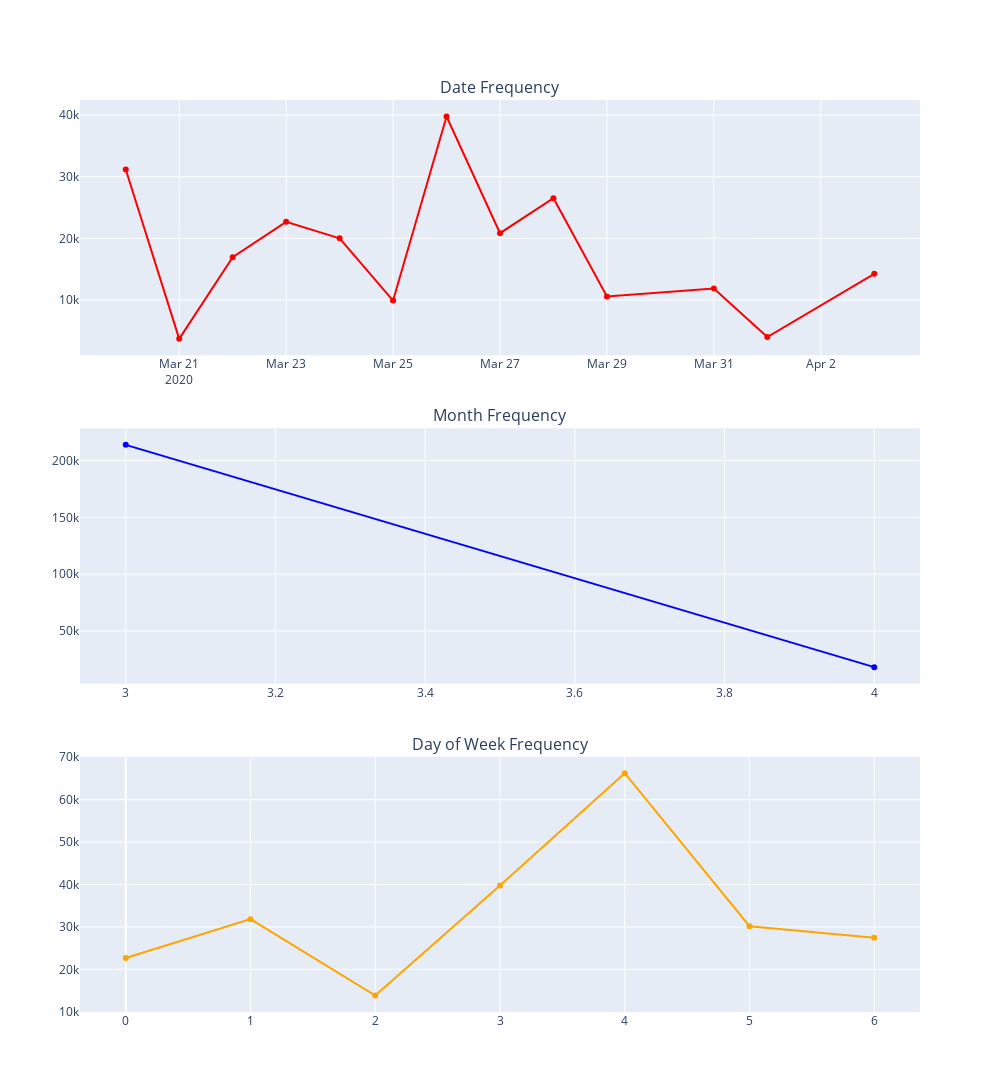

Here is the notebook cell this chart was saved with:
### Code cell
get_time_plots(train)

### Figure 1 — Plotly figure (JSON) as saved in the notebook; plotly's stock layout.template omitted (floating-point values rounded to 4 significant figures)
{"data": [{"marker": {"color": "red"}, "showlegend": false, "type": "scatter", "x": ["2020-03-20", "2020-03-21", "2020-03-22", "2020-03-23", "2020-03-24", "2020-03-25", "2020-03-26", "2020-03-27", "2020-03-28", "2020-03-29", "2020-03-31", "2020-04-01", "2020-04-03"], "xaxis": "x", "y": [31179, 3674, 16927, 22680, 19990, 9889, 39776, 20834, 26511, 10558, 11855, 3970, 14227], "yaxis": "y"}, {"marker": {"color": "blue"}, "showlegend": false, "type": "scatter", "x": [3, 4], "xaxis": "x2", "y": [213873, 18197], "yaxis": "y2"}, {"marker": {"color": "orange"}, "showlegend": false, "type": "scatter", "x": [0, 1, 2, 3, 4, 5, 6], "xaxis": "x3", "y": [22680, 31845, 13859, 39776, 66240, 30185, 27485], "yaxis": "y3"}], "layout": {"annotations": [{"font": {"size": 16}, "showarrow": false, "text": "Date Frequency", "x": 0.5, "xanchor": "center", "xref": "paper", "y": 1, "yanchor": "bottom", "yref": "paper"}, {"font": {"size": 16}, "showarrow": false, "text": "Month Frequency", "x": 0.5, "xanchor": "center", "xref": "paper", "y": 0.64, "yanchor": "bottom", "yref": "paper"}, {"font": {"size": 16}, "showarrow": false, "text": "Day of Week Frequency", "x": 0.5, "xanchor": "center", "xref": "paper", "y": 0.28, "yanchor": "bottom", "yref": "paper"}], "height": 1200, "paper_bgcolor": "rgb(255,255,255)", "width": 1000, "xaxis": {"anchor": "y", "domain": [0, 1]}, "xaxis2": {"anchor": "y2", "domain": [0, 1]}, "xaxis3": {"anchor": "y3", "domain": [0, 1]}, "yaxis": {"anchor": "x", "domain": [0.72, 1]}, "yaxis2": {"anchor": "x2", "domain": [0.36, 0.64]}, "yaxis3": {"anchor": "x3", "domain": [0, 0.28]}}}
